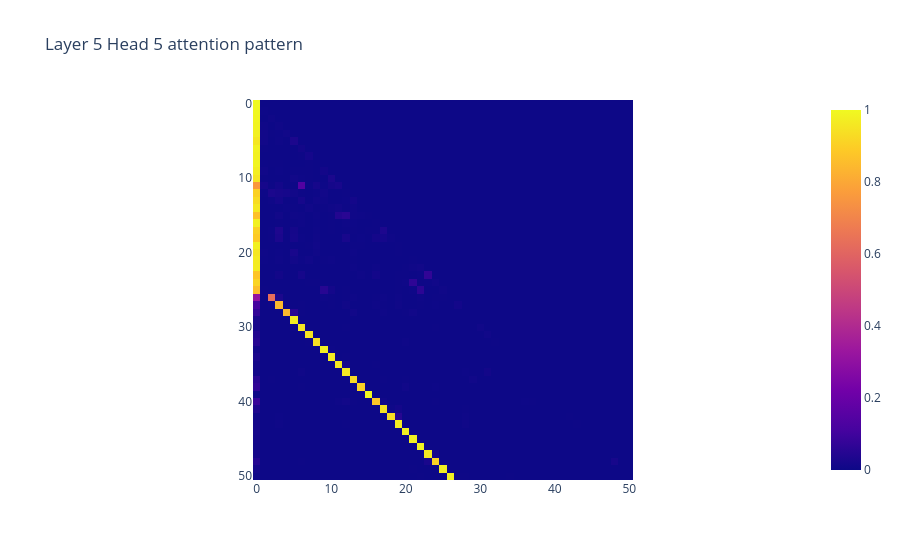

Source (notebook cell):
### Markdown cell above
## Visualize the winner

Look at the actual attention pattern of the top-scoring head on the
induction batch — you should see a clear diagonal stripe `seq_len` steps
back from the current position, once you're into the repeated half.

### Code cell
layer, head = divmod(top.indices[0].item(), model.cfg.n_heads)
pattern = cache[utils.get_act_name("pattern", layer)][0, head]
str_tokens = [str(t) for t in tokens[0].cpu().tolist()]
px.imshow(pattern.cpu(), title=f"Layer {layer} Head {head} attention pattern").show()

### Figure 1 — Plotly figure (JSON) as saved in the notebook; plotly's stock layout.template omitted (floating-point values rounded to 4 significant figures; data arrays with more than 128 entries replaced by an {"elided": "..."} marker saying what was removed)
{"data": [{"coloraxis": "coloraxis", "hovertemplate": "x: %{x}<br>y: %{y}<br>color: %{z}<extra></extra>", "name": "0", "type": "heatmap", "xaxis": "x", "yaxis": "y", "z": {"elided": "51x51 float values"}}], "layout": {"coloraxis": {"colorscale": [[0, "#0d0887"], [0.1111, "#46039f"], [0.2222, "#7201a8"], [0.3333, "#9c179e"], [0.4444, "#bd3786"], [0.5556, "#d8576b"], [0.6667, "#ed7953"], [0.7778, "#fb9f3a"], [0.8889, "#fdca26"], [1, "#f0f921"]]}, "title": {"text": "Layer 5 Head 5 attention pattern"}, "xaxis": {"anchor": "y", "constrain": "domain", "domain": [0, 1], "scaleanchor": "y"}, "yaxis": {"anchor": "x", "autorange": "reversed", "constrain": "domain", "domain": [0, 1]}}}
